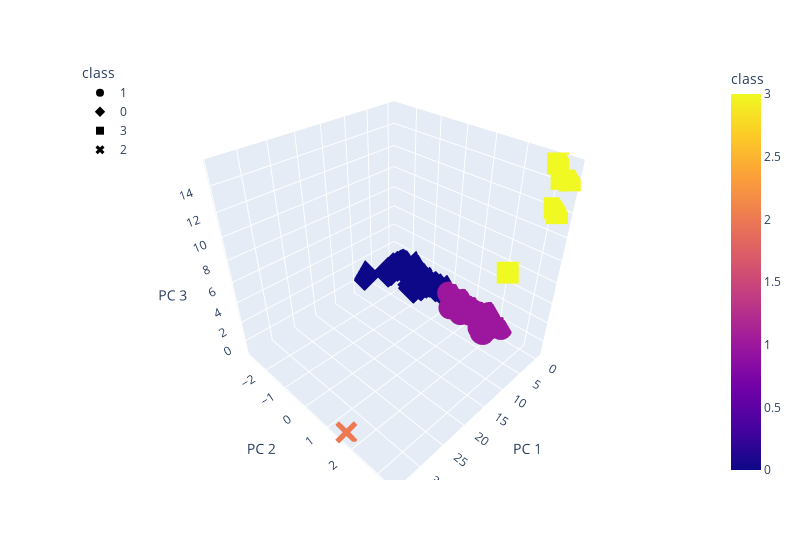

The notebook cell saved with this chart:
### Markdown cell above
### Deliverable 4: Visualizing Cryptocurrencies Results

#### 3D-Scatter with Clusters

### Code cell
# Creating a 3D-Scatter with the PCA data and the clusters
fig = px.scatter_3d(
    clustered_df,
    x="PC 1",
    y="PC 2",
    z="PC 3",
    color="class",
    symbol="class",
    width=800,
    hover_name= "CoinName",
    hover_data= ["Algorithm"],
)
fig.update_layout(legend=dict(x=0, y=1))
fig.show()

### Figure 1 — Plotly figure (JSON) as saved in the notebook; plotly's stock layout.template omitted (floating-point values rounded to 4 significant figures; data arrays with more than 128 entries replaced by an {"elided": "..."} marker saying what was removed)
{"data": [{"customdata": {"elided": "286x1 str values"}, "hovertemplate": "<b>%{hovertext}</b><br><br>class=%{marker.color}<br>PC 1=%{x}<br>PC 2=%{y}<br>PC 3=%{z}<br>Algorithm=%{customdata[0]}<extra></extra>", "hovertext": {"elided": "286 str values"}, "legendgroup": "1", "marker": {"color": {"elided": "286 int values"}, "coloraxis": "coloraxis", "symbol": "circle"}, "mode": "markers", "name": "1", "scene": "scene", "showlegend": true, "type": "scatter3d", "x": {"elided": "286 float values"}, "y": {"elided": "286 float values"}, "z": {"elided": "286 float values"}}, {"customdata": {"elided": "239x1 str values"}, "hovertemplate": "<b>%{hovertext}</b><br><br>class=%{marker.color}<br>PC 1=%{x}<br>PC 2=%{y}<br>PC 3=%{z}<br>Algorithm=%{customdata[0]}<extra></extra>", "hovertext": {"elided": "239 str values"}, "legendgroup": "0", "marker": {"color": {"elided": "239 int values"}, "coloraxis": "coloraxis", "symbol": "diamond"}, "mode": "markers", "name": "0", "scene": "scene", "showlegend": true, "type": "scatter3d", "x": {"elided": "239 float values"}, "y": {"elided": "239 float values"}, "z": {"elided": "239 float values"}}, {"customdata": [["VeChainThor Authority"], ["Proof-of-BibleHash"], ["SHA-256 + Hive"], ["Proof-of-Authority"], ["ECC 256K1"], ["Leased POS"]], "hovertemplate": "<b>%{hovertext}</b><br><br>class=%{marker.color}<br>PC 1=%{x}<br>PC 2=%{y}<br>PC 3=%{z}<br>Algorithm=%{customdata[0]}<extra></extra>", "hovertext": ["Vechain", "BiblePay", "LitecoinCash", "Poa Network", "Acute Angle Cloud", "Waves"], "legendgroup": "3", "marker": {"color": [3, 3, 3, 3, 3, 3], "coloraxis": "coloraxis", "symbol": "square"}, "mode": "markers", "name": "3", "scene": "scene", "showlegend": true, "type": "scatter3d", "x": [4.404, -0.206, -0.3612, -0.4008, -0.3352, -0.4162], "y": [2.591, 3.034, 3.197, 3.412, 3.266, 3.165], "z": [7.025, 15.37, 14.38, 14.45, 11.86, 12.13]}, {"customdata": [["TRC10"]], "hovertemplate": "<b>%{hovertext}</b><br><br>class=%{marker.color}<br>PC 1=%{x}<br>PC 2=%{y}<br>PC 3=%{z}<br>Algorithm=%{customdata[0]}<extra></extra>", "hovertext": ["BitTorrent"], "legendgroup": "2", "marker": {"color": [2], "coloraxis": "coloraxis", "symbol": "x"}, "mode": "markers", "name": "2", "scene": "scene", "showlegend": true, "type": "scatter3d", "x": [34.05], "y": [1.607], "z": [-1.004]}], "layout": {"coloraxis": {"colorbar": {"title": {"text": "class"}}, "colorscale": [[0, "#0d0887"], [0.1111, "#46039f"], [0.2222, "#7201a8"], [0.3333, "#9c179e"], [0.4444, "#bd3786"], [0.5556, "#d8576b"], [0.6667, "#ed7953"], [0.7778, "#fb9f3a"], [0.8889, "#fdca26"], [1, "#f0f921"]]}, "legend": {"title": {"text": "class"}, "tracegroupgap": 0, "x": 0, "y": 1}, "margin": {"t": 60}, "scene": {"domain": {"x": [0, 1], "y": [0, 1]}, "xaxis": {"title": {"text": "PC 1"}}, "yaxis": {"title": {"text": "PC 2"}}, "zaxis": {"title": {"text": "PC 3"}}}, "width": 800}}
